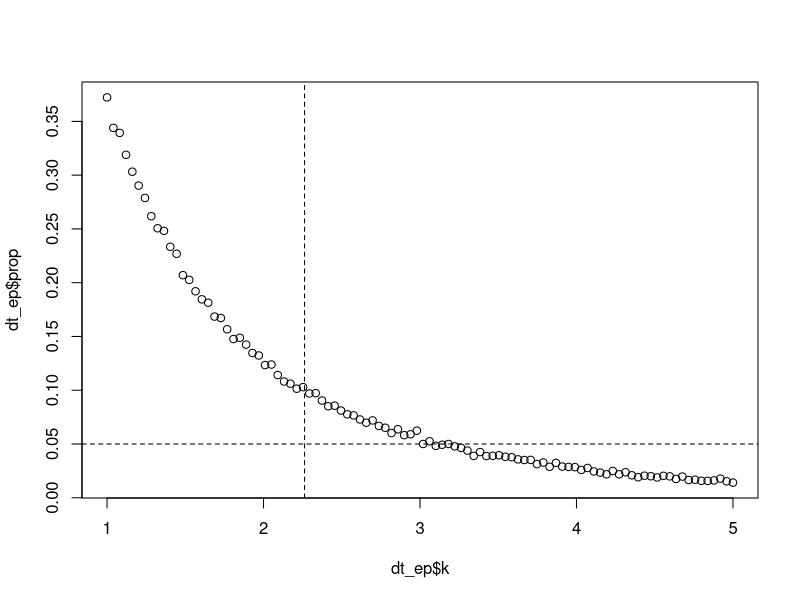

The R script that drew this image:

lty <- 1
B <- 1e4
n <- c(10)
nep <- seq(1,3,length.out=20)
namesnep <- c("n", "H1", "total", "k")
dt_ep <- data.frame(matrix(nrow=0,ncol=length(namesnep)))
names(dt_ep) <- namesnep

# plot (NA, xlim = c(0.8,0.999), ylim = c(0.005, 0.3))
# abline(h=0.05, lty=2)
# cat("\n")

a<-1
df <- 2
c<-10
ic_zsL <- c()
ic_zsU <- c()
eps <- seq(1,5,length.out = 100)
for (k in eps)
{
  conta_H1 <- 0
  for (b in 1:B)
  {
    amostra <- rchisq(n[a],df)
    mean_z <- mean(amostra)
    ep_z <- sd(amostra)/sqrt(n[a])
    ic_z <- mean_z + k*c(-ep_z, ep_z) # qt(0.975,n[a]-1)
    if (!(ic_z[1]<df & ic_z[2]>df)) {conta_H1 <- conta_H1+1}
    # ic_zsL <- c(ic_zsL, ic_z[1])
    # ic_zsU <- c(ic_zsU, ic_z[2])
  }
  cat(k,conta_H1/B,"\n")
  # namesnep <- c("n", "H1", "total", "k")
  dt_tmp <- data.frame(n[a],conta_H1,B,k)
  names(dt_tmp) <- namesnep
  dt_ep <- rbind(dt_ep,dt_tmp)
} # k
dt_ep$prop=dt_ep$H1/dt_ep$total
plot(dt_ep$k,dt_ep$prop)
abline(h=0.05, lty=2)
abline(v=qt(0.975,n[a]-1), lty=2)
